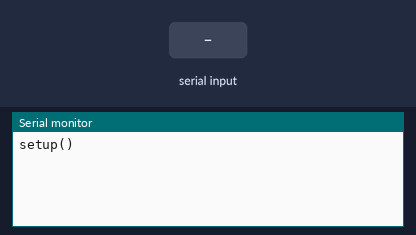
This sketch was run on a simulated Arduino Uno, built with avr-gcc and run on an emulated ATmega328P. Shown: the last lines printed to the serial monitor. The test bench sets the inputs (shaded band).

Above: at 1.2 s.
1.3 s: byte 30 received over Serial
At 2.6 s:
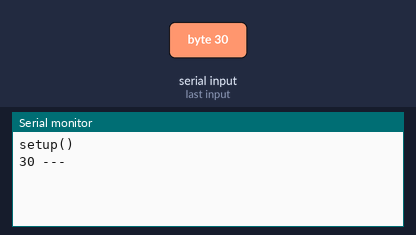
2.9 s: byte 90 received over Serial
At 4.1 s:
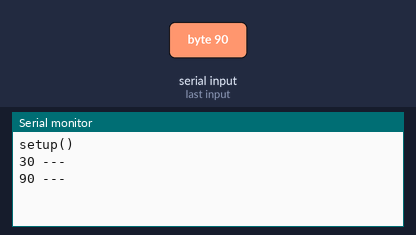
4.4 s: byte 120 received over Serial
At 5.2 s:
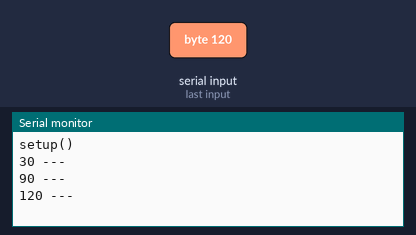

The sketch:

pm25_input.ino
```cpp
#include <Arduino.h>

void setup() {
  Serial.begin(9600);
  Serial.println("setup()");
}

void loop() {
  // put your main code here, to run repeatedly:
  bool dataLoaded = false;
  while (Serial.available()) {
    int value = Serial.read();
    Serial.print(value, DEC);
    Serial.print(" ");
    dataLoaded = true;
  }
  if (dataLoaded) {
    Serial.println("---");
  }
  delay(100); // because pmsa003 sends data every 200ms~800ms, delay 100ms should be enough
}
```

Measured:
- after the input at 1.3 s, the serial monitor: prints a new line after 0.10 s (image 1)
- after the input at 2.9 s, the serial monitor: prints a new line after 0.10 s (image 2)
- after the input at 4.4 s, the serial monitor: prints a new line at once (image 3)
